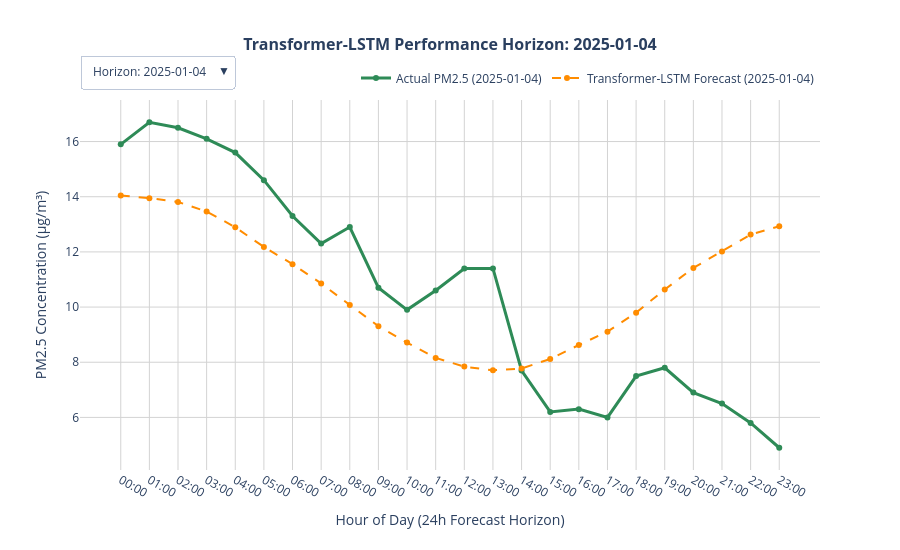

The cell this chart's notebook holds for it:
### Code cell
import plotly.graph_objects as go

sample_indices = [0, 50, 100, 150, 200, 250, 300, 350, 400, 450, 500, 550, 600]
num_samples = len(sample_indices)

fig = go.Figure()
buttons = []

for idx, sample_idx in enumerate(sample_indices):
    # Pull directly from pre-computed, inverted arrays to avoid loop overhead
    true_actual = true_ground_truth_all[sample_idx]
    true_pred = true_predictions_all[sample_idx]
    
    start_timestamp_idx = INPUT_WINDOW + sample_idx
    window_timestamps = df.loc["2025-01-01 00:00:00":"2025-01-31 23:00:00"].index[
        start_timestamp_idx : start_timestamp_idx + OUTPUT_WINDOW
    ]
    time_labels = [str(t).split()[1][:5] for t in window_timestamps]
    date_str = str(window_timestamps[0]).split()[0]
    
    fig.add_trace(go.Scatter(
        x=time_labels, y=true_actual,
        mode='lines+markers',
        name=f'Actual PM2.5 ({date_str})',
        line=dict(color='seagreen', width=3),
        visible=(idx == 0)
    ))
    
    fig.add_trace(go.Scatter(
        x=time_labels, y=true_pred,
        mode='lines+markers',
        name=f'Transformer-LSTM Forecast ({date_str})',
        line=dict(color='darkorange', width=2, dash='dash'),
        visible=(idx == 0)
    ))
    
    visibility_mask = [False] * (num_samples * 2)
    visibility_mask[idx * 2] = True
    visibility_mask[idx * 2 + 1] = True
    
    buttons.append(dict(
        label=f"Horizon: {date_str}",
        method="update",
        args=[
            {"visible": visibility_mask},
            {"title": f"<b>Transformer-LSTM Performance Horizon: {date_str}</b>"} 
        ]
    ))

initial_date_str = str(df.loc["2025-01-01 00:00:00":"2025-01-31 23:00:00"].index[INPUT_WINDOW]).split()[0]

fig.update_layout(
    title=dict(
        text=f'<b>Transformer-LSTM Performance Horizon: {initial_date_str}</b>',
        x=0.5,
        font=dict(size=16)
    ),
    updatemenus=[
        dict(
            buttons=buttons,
            direction="down",
            pad={"r": 10, "t": 10},
            showactive=True,
            x=0.0,
            xanchor="left",
            y=1.15,
            yanchor="top"
        )
    ],
    xaxis=dict(title='Hour of Day (24h Forecast Horizon)', showgrid=True, gridcolor='lightgray'),
    yaxis=dict(title='PM2.5 Concentration (μg/m³)', showgrid=True, gridcolor='lightgray'),
    template='plotly_white',
    hovermode='x unified',
    height=550,
    width=900,
    legend=dict(
        orientation="h",
        yanchor="bottom",
        y=1.02,
        xanchor="right",
        x=1
    )
)

fig.show()

### Figure 1 — Plotly figure (JSON) as saved in the notebook; plotly's stock layout.template omitted (floating-point values rounded to 4 significant figures)
{"data": [{"line": {"color": "seagreen", "width": 3}, "mode": "lines+markers", "name": "Actual PM2.5 (2025-01-04)", "type": "scatter", "visible": true, "x": ["00:00", "01:00", "02:00", "03:00", "04:00", "05:00", "06:00", "07:00", "08:00", "09:00", "10:00", "11:00", "12:00", "13:00", "14:00", "15:00", "16:00", "17:00", "18:00", "19:00", "20:00", "21:00", "22:00", "23:00"], "y": [15.9, 16.7, 16.5, 16.1, 15.6, 14.6, 13.3, 12.3, 12.9, 10.7, 9.9, 10.6, 11.4, 11.4, 7.7, 6.2, 6.3, 6.0, 7.5, 7.8, 6.9, 6.5, 5.8, 4.9]}, {"line": {"color": "darkorange", "dash": "dash", "width": 2}, "mode": "lines+markers", "name": "Transformer-LSTM Forecast (2025-01-04)", "type": "scatter", "visible": true, "x": ["00:00", "01:00", "02:00", "03:00", "04:00", "05:00", "06:00", "07:00", "08:00", "09:00", "10:00", "11:00", "12:00", "13:00", "14:00", "15:00", "16:00", "17:00", "18:00", "19:00", "20:00", "21:00", "22:00", "23:00"], "y": [14.05, 13.95, 13.81, 13.46, 12.89, 12.18, 11.56, 10.86, 10.08, 9.308, 8.711, 8.157, 7.841, 7.705, 7.775, 8.118, 8.624, 9.109, 9.797, 10.63, 11.42, 12.02, 12.63, 12.93]}, {"line": {"color": "seagreen", "width": 3}, "mode": "lines+markers", "name": "Actual PM2.5 (2025-01-06)", "type": "scatter", "visible": false, "x": ["02:00", "03:00", "04:00", "05:00", "06:00", "07:00", "08:00", "09:00", "10:00", "11:00", "12:00", "13:00", "14:00", "15:00", "16:00", "17:00", "18:00", "19:00", "20:00", "21:00", "22:00", "23:00", "00:00", "01:00"], "y": [3.1, 2.8, 1.7, 1.2, 1.1, 1.1, 1.1, 1.3, 1.6, 1.8, 1.8, 2.3, 2.3, 2.1, 2.1, 2.2, 2.9, 3.4, 3.5, 3.3, 3.0, 2.7, 2.4, 2.3]}, {"line": {"color": "darkorange", "dash": "dash", "width": 2}, "mode": "lines+markers", "name": "Transformer-LSTM Forecast (2025-01-06)", "type": "scatter", "visible": false, "x": ["02:00", "03:00", "04:00", "05:00", "06:00", "07:00", "08:00", "09:00", "10:00", "11:00", "12:00", "13:00", "14:00", "15:00", "16:00", "17:00", "18:00", "19:00", "20:00", "21:00", "22:00", "23:00", "00:00", "01:00"], "y": [3.295, 3.298, 3.417, 3.503, 3.542, 3.639, 3.719, 3.833, 3.955, 4.022, 4.218, 4.41, 4.542, 4.786, 4.977, 5.155, 5.317, 5.548, 5.685, 5.812, 5.948, 5.94, 6.039, 5.985]}, {"line": {"color": "seagreen", "width": 3}, "mode": "lines+markers", "name": "Actual PM2.5 (2025-01-08)", "type": "scatter", "visible": false, "x": ["04:00", "05:00", "06:00", "07:00", "08:00", "09:00", "10:00", "11:00", "12:00", "13:00", "14:00", "15:00", "16:00", "17:00", "18:00", "19:00", "20:00", "21:00", "22:00", "23:00", "00:00", "01:00", "02:00", "03:00"], "y": [6.0, 6.3, 6.2, 6.9, 8.5, 10.0, 9.9, 9.3, 7.7, 6.8, 6.8, 7.1, 8.1, 9.5, 11.0, 12.6, 13.3, 12.9, 13.6, 13.8, 13.5, 12.8, 14.0, 14.5]}, {"line": {"color": "darkorange", "dash": "dash", "width": 2}, "mode": "lines+markers", "name": "Transformer-LSTM Forecast (2025-01-08)", "type": "scatter", "visible": false, "x": ["04:00", "05:00", "06:00", "07:00", "08:00", "09:00", "10:00", "11:00", "12:00", "13:00", "14:00", "15:00", "16:00", "17:00", "18:00", "19:00", "20:00", "21:00", "22:00", "23:00", "00:00", "01:00", "02:00", "03:00"], "y": [5.524, 5.323, 5.178, 5.013, 4.781, 4.713, 4.695, 4.743, 4.846, 4.976, 5.3, 5.705, 5.967, 6.42, 6.873, 7.229, 7.769, 8.028, 8.386, 8.608, 8.78, 8.783, 8.826, 8.626]}, {"line": {"color": "seagreen", "width": 3}, "mode": "lines+markers", "name": "Actual PM2.5 (2025-01-10)", "type": "scatter", "visible": false, "x": ["06:00", "07:00", "08:00", "09:00", "10:00", "11:00", "12:00", "13:00", "14:00", "15:00", "16:00", "17:00", "18:00", "19:00", "20:00", "21:00", "22:00", "23:00", "00:00", "01:00", "02:00", "03:00", "04:00", "05:00"], "y": [12.1, 11.3, 10.4, 10.9, 11.2, 11.1, 11.3, 12.0, 12.3, 12.0, 11.5, 12.3, 14.2, 15.3, 19.2, 21.7, 22.1, 23.7, 22.8, 21.3, 21.5, 19.8, 18.8, 18.3]}, {"line": {"color": "darkorange", "dash": "dash", "width": 2}, "mode": "lines+markers", "name": "Transformer-LSTM Forecast (2025-01-10)", "type": "scatter", "visible": false, "x": ["06:00", "07:00", "08:00", "09:00", "10:00", "11:00", "12:00", "13:00", "14:00", "15:00", "16:00", "17:00", "18:00", "19:00", "20:00", "21:00", "22:00", "23:00", "00:00", "01:00", "02:00", "03:00", "04:00", "05:00"], "y": [11.48, 10.81, 10.06, 9.54, 8.922, 8.5, 8.266, 8.398, 8.455, 8.839, 9.262, 10.01, 10.58, 11.25, 12.05, 12.6, 13.37, 13.62, 13.81, 13.97, 13.87, 13.44, 13.11, 12.5]}, {"line": {"color": "seagreen", "width": 3}, "mode": "lines+markers", "name": "Actual PM2.5 (2025-01-12)", "type": "scatter", "visible": false, "x": ["08:00", "09:00", "10:00", "11:00", "12:00", "13:00", "14:00", "15:00", "16:00", "17:00", "18:00", "19:00", "20:00", "21:00", "22:00", "23:00", "00:00", "01:00", "02:00", "03:00", "04:00", "05:00", "06:00", "07:00"], "y": [16.1, 15.0, 13.3, 10.2, 9.1, 8.7, 7.6, 6.8, 6.9, 7.3, 7.8, 7.9, 8.3, 8.5, 8.1, 7.3, 6.7, 5.9, 6.0, 5.8, 5.8, 6.1, 6.3, 6.0]}, {"line": {"color": "darkorange", "dash": "dash", "width": 2}, "mode": "lines+markers", "name": "Transformer-LSTM Forecast (2025-01-12)", "type": "scatter", "visible": false, "x": ["08:00", "09:00", "10:00", "11:00", "12:00", "13:00", "14:00", "15:00", "16:00", "17:00", "18:00", "19:00", "20:00", "21:00", "22:00", "23:00", "00:00", "01:00", "02:00", "03:00", "04:00", "05:00", "06:00", "07:00"], "y": [13.56, 13.01, 12.71, 12.21, 11.9, 11.64, 11.82, 11.91, 12.18, 12.52, 12.98, 13.46, 14.02, 14.33, 14.36, 14.6, 14.74, 14.56, 14.54, 14.09, 13.85, 13.42, 12.98, 12.51]}, {"line": {"color": "seagreen", "width": 3}, "mode": "lines+markers", "name": "Actual PM2.5 (2025-01-14)", "type": "scatter", "visible": false, "x": ["10:00", "11:00", "12:00", "13:00", "14:00", "15:00", "16:00", "17:00", "18:00", "19:00", "20:00", "21:00", "22:00", "23:00", "00:00", "01:00", "02:00", "03:00", "04:00", "05:00", "06:00", "07:00", "08:00", "09:00"], "y": [9.8, 9.3, 8.2, 7.6, 7.3, 6.9, 7.6, 8.8, 9.9, 11.1, 12.1, 12.4, 12.0, 11.2, 10.3, 9.4, 9.3, 7.5, 7.2, 7.0, 6.9, 7.3, 7.9, 8.2]}, {"line": {"color": "darkorange", "dash": "dash", "width": 2}, "mode": "lines+markers", "name": "Transformer-LSTM Forecast (2025-01-14)", "type": "scatter", "visible": false, "x": ["10:00", "11:00", "12:00", "13:00", "14:00", "15:00", "16:00", "17:00", "18:00", "19:00", "20:00", "21:00", "22:00", "23:00", "00:00", "01:00", "02:00", "03:00", "04:00", "05:00", "06:00", "07:00", "08:00", "09:00"], "y": [8.761, 8.573, 8.6, 8.706, 9.101, 9.654, 10.44, 11.33, 12.3, 13.24, 14.03, 14.84, 15.47, 15.73, 15.74, 15.92, 15.91, 15.62, 15.43, 15.07, 14.63, 14.1, 13.61, 13.15]}, {"line": {"color": "seagreen", "width": 3}, "mode": "lines+markers", "name": "Actual PM2.5 (2025-01-16)", "type": "scatter", "visible": false, "x": ["12:00", "13:00", "14:00", "15:00", "16:00", "17:00", "18:00", "19:00", "20:00", "21:00", "22:00", "23:00", "00:00", "01:00", "02:00", "03:00", "04:00", "05:00", "06:00", "07:00", "08:00", "09:00", "10:00", "11:00"], "y": [16.4, 16.4, 15.0, 12.7, 11.9, 12.4, 13.7, 15.9, 16.8, 15.5, 13.8, 17.2, 14.2, 12.7, 11.1, 10.9, 10.1, 10.4, 10.2, 11.0, 11.5, 11.4, 10.8, 10.0]}, {"line": {"color": "darkorange", "dash": "dash", "width": 2}, "mode": "lines+markers", "name": "Transformer-LSTM Forecast (2025-01-16)", "type": "scatter", "visible": false, "x": ["12:00", "13:00", "14:00", "15:00", "16:00", "17:00", "18:00", "19:00", "20:00", "21:00", "22:00", "23:00", "00:00", "01:00", "02:00", "03:00", "04:00", "05:00", "06:00", "07:00", "08:00", "09:00", "10:00", "11:00"], "y": [15.43, 15.18, 15.23, 15.25, 15.76, 16.41, 17.68, 18.84, 20.15, 21.47, 22.55, 23.67, 24.7, 25.15, 25.29, 25.37, 25.39, 24.78, 24.61, 23.69, 23.27, 22.45, 21.67, 20.98]}, {"line": {"color": "seagreen", "width": 3}, "mode": "lines+markers", "name": "Actual PM2.5 (2025-01-18)", "type": "scatter", "visible": false, "x": ["14:00", "15:00", "16:00", "17:00", "18:00", "19:00", "20:00", "21:00", "22:00", "23:00", "00:00", "01:00", "02:00", "03:00", "04:00", "05:00", "06:00", "07:00", "08:00", "09:00", "10:00", "11:00", "12:00", "13:00"], "y": [11.7, 10.9, 11.2, 16.0, 17.8, 19.7, 21.6, 23.1, 22.6, 22.1, 20.6, 22.2, 22.7, 22.8, 23.9, 22.3, 18.9, 15.7, 15.4, 15.5, 15.4, 15.6, 16.8, 14.8]}, {"line": {"color": "darkorange", "dash": "dash", "width": 2}, "mode": "lines+markers", "name": "Transformer-LSTM Forecast (2025-01-18)", "type": "scatter", "visible": false, "x": ["14:00", "15:00", "16:00", "17:00", "18:00", "19:00", "20:00", "21:00", "22:00", "23:00", "00:00", "01:00", "02:00", "03:00", "04:00", "05:00", "06:00", "07:00", "08:00", "09:00", "10:00", "11:00", "12:00", "13:00"], "y": [14.9, 15.72, 16.43, 17.63, 19.19, 20.78, 22.35, 23.85, 24.99, 26.31, 26.55, 26.82, 26.8, 26.48, 25.91, 25.57, 24.6, 23.75, 22.77, 21.89, 21.24, 20.36, 19.62, 19.04]}, {"line": {"color": "seagreen", "width": 3}, "mode": "lines+markers", "name": "Actual PM2.5 (2025-01-20)", "type": "scatter", "visible": false, "x": ["16:00", "17:00", "18:00", "19:00", "20:00", "21:00", "22:00", "23:00", "00:00", "01:00", "02:00", "03:00", "04:00", "05:00", "06:00", "07:00", "08:00", "09:00", "10:00", "11:00", "12:00", "13:00", "14:00", "15:00"], "y": [9.0, 9.8, 10.7, 12.4, 13.2, 14.8, 16.0, 16.4, 15.7, 16.4, 16.4, 15.8, 15.5, 16.1, 15.5, 16.0, 17.3, 19.0, 19.4, 20.7, 21.4, 20.6, 18.8, 17.4]}, {"line": {"color": "darkorange", "dash": "dash", "width": 2}, "mode": "lines+markers", "name": "Transformer-LSTM Forecast (2025-01-20)", "type": "scatter", "visible": false, "x": ["16:00", "17:00", "18:00", "19:00", "20:00", "21:00", "22:00", "23:00", "00:00", "01:00", "02:00", "03:00", "04:00", "05:00", "06:00", "07:00", "08:00", "09:00", "10:00", "11:00", "12:00", "13:00", "14:00", "15:00"], "y": [13.01, 13.75, 13.97, 14.77, 15.5, 16.0, 16.09, 16.45, 16.4, 16.33, 15.99, 15.62, 15.12, 14.57, 13.82, 13.21, 12.17, 11.68, 10.57, 9.933, 9.439, 8.991, 8.505, 8.468]}, {"line": {"color": "seagreen", "width": 3}, "mode": "lines+markers", "name": "Actual PM2.5 (2025-01-22)", "type": "scatter", "visible": false, "x": ["18:00", "19:00", "20:00", "21:00", "22:00", "23:00", "00:00", "01:00", "02:00", "03:00", "04:00", "05:00", "06:00", "07:00", "08:00", "09:00", "10:00", "11:00", "12:00", "13:00", "14:00", "15:00", "16:00", "17:00"], "y": [17.8, 22.2, 25.9, 24.6, 23.5, 21.9, 20.0, 18.9, 15.5, 11.7, 11.2, 6.2, 3.9, 3.5, 3.2, 2.5, 2.3, 1.9, 1.7, 1.7, 2.6, 3.1, 3.3, 3.4]}, {"line": {"color": "darkorange", "dash": "dash", "width": 2}, "mode": "lines+markers", "name": "Transformer-LSTM Forecast (2025-01-22)", "type": "scatter", "visible": false, "x": ["18:00", "19:00", "20:00", "21:00", "22:00", "23:00", "00:00", "01:00", "02:00", "03:00", "04:00", "05:00", "06:00", "07:00", "08:00", "09:00", "10:00", "11:00", "12:00", "13:00", "14:00", "15:00", "16:00", "17:00"], "y": [17.99, 17.88, 17.59, 17.2, 16.88, 16.32, 15.74, 15.17, 14.61, 13.95, 13.16, 12.82, 12.13, 11.49, 10.71, 9.857, 9.223, 8.524, 7.943, 7.446, 7.438, 7.123, 7.067, 7.133]}, {"line": {"color": "seagreen", "width": 3}, "mode": "lines+markers", "name": "Actual PM2.5 (2025-01-24)", "type": "scatter", "visible": false, "x": ["20:00", "21:00", "22:00", "23:00", "00:00", "01:00", "02:00", "03:00", "04:00", "05:00", "06:00", "07:00", "08:00", "09:00", "10:00", "11:00", "12:00", "13:00", "14:00", "15:00", "16:00", "17:00", "18:00", "19:00"], "y": [4.1, 4.9, 5.0, 5.2, 4.6, 3.1, 3.2, 3.7, 5.2, 4.6, 4.7, 4.9, 5.1, 5.3, 5.0, 4.5, 4.3, 3.7, 3.2, 3.7, 4.1, 5.0, 6.9, 7.6]}, {"line": {"color": "darkorange", "dash": "dash", "width": 2}, "mode": "lines+markers", "name": "Transformer-LSTM Forecast (2025-01-24)", "type": "scatter", "visible": false, "x": ["20:00", "21:00", "22:00", "23:00", "00:00", "01:00", "02:00", "03:00", "04:00", "05:00", "06:00", "07:00", "08:00", "09:00", "10:00", "11:00", "12:00", "13:00", "14:00", "15:00", "16:00", "17:00", "18:00", "19:00"], "y": [4.95, 5.01, 5.192, 5.229, 5.269, 5.191, 5.188, 5.072, 5.032, 4.789, 4.77, 4.697, 4.649, 4.627, 4.564, 4.576, 4.629, 4.753, 4.91, 5.057, 5.313, 5.409, 5.713, 5.858]}, {"line": {"color": "seagreen", "width": 3}, "mode": "lines+markers", "name": "Actual PM2.5 (2025-01-26)", "type": "scatter", "visible": false, "x": ["22:00", "23:00", "00:00", "01:00", "02:00", "03:00", "04:00", "05:00", "06:00", "07:00", "08:00", "09:00", "10:00", "11:00", "12:00", "13:00", "14:00", "15:00", "16:00", "17:00", "18:00", "19:00", "20:00", "21:00"], "y": [3.0, 2.4, 1.7, 1.7, 2.8, 2.9, 2.7, 3.2, 2.9, 3.2, 2.8, 3.0, 2.9, 2.7, 2.6, 2.6, 2.7, 2.6, 2.7, 2.9, 3.3, 3.3, 3.6, 3.8]}, {"line": {"color": "darkorange", "dash": "dash", "width": 2}, "mode": "lines+markers", "name": "Transformer-LSTM Forecast (2025-01-26)", "type": "scatter", "visible": false, "x": ["22:00", "23:00", "00:00", "01:00", "02:00", "03:00", "04:00", "05:00", "06:00", "07:00", "08:00", "09:00", "10:00", "11:00", "12:00", "13:00", "14:00", "15:00", "16:00", "17:00", "18:00", "19:00", "20:00", "21:00"], "y": [4.05, 4.06, 4.189, 4.217, 4.244, 4.217, 4.23, 4.198, 4.227, 4.105, 4.143, 4.157, 4.162, 4.226, 4.227, 4.28, 4.381, 4.53, 4.636, 4.773, 4.911, 4.945, 5.133, 5.175]}, {"line": {"color": "seagreen", "width": 3}, "mode": "lines+markers", "name": "Actual PM2.5 (2025-01-29)", "type": "scatter", "visible": false, "x": ["00:00", "01:00", "02:00", "03:00", "04:00", "05:00", "06:00", "07:00", "08:00", "09:00", "10:00", "11:00", "12:00", "13:00", "14:00", "15:00", "16:00", "17:00", "18:00", "19:00", "20:00", "21:00", "22:00", "23:00"], "y": [3.9, 3.9, 4.0, 4.0, 4.0, 3.9, 4.1, 4.5, 5.2, 5.8, 6.1, 5.6, 4.3, 3.8, 5.4, 5.8, 4.7, 4.3, 5.0, 5.6, 5.7, 5.9, 5.9, 5.7]}, {"line": {"color": "darkorange", "dash": "dash", "width": 2}, "mode": "lines+markers", "name": "Transformer-LSTM Forecast (2025-01-29)", "type": "scatter", "visible": false, "x": ["00:00", "01:00", "02:00", "03:00", "04:00", "05:00", "06:00", "07:00", "08:00", "09:00", "10:00", "11:00", "12:00", "13:00", "14:00", "15:00", "16:00", "17:00", "18:00", "19:00", "20:00", "21:00", "22:00", "23:00"], "y": [4.109, 4.058, 4.02, 3.933, 3.851, 3.755, 3.726, 3.629, 3.674, 3.595, 3.63, 3.696, 3.752, 3.894, 3.993, 4.091, 4.309, 4.417, 4.599, 4.72, 4.875, 4.909, 5.042, 5.019]}], "layout": {"height": 550, "hovermode": "x unified", "legend": {"orientation": "h", "x": 1, "xanchor": "right", "y": 1.02, "yanchor": "bottom"}, "title": {"font": {"size": 16}, "text": "<b>Transformer-LSTM Performance Horizon: 2025-01-04</b>", "x": 0.5}, "updatemenus": [{"buttons": [{"args": [{"visible": [true, true, false, false, false, false, false, false, false, false, false, false, false, false, false, false, false, false, false, false, false, false, false, false, false, false]}, {"title": "<b>Transformer-LSTM Performance Horizon: 2025-01-04</b>"}], "label": "Horizon: 2025-01-04", "method": "update"}, {"args": [{"visible": [false, false, true, true, false, false, false, false, false, false, false, false, false, false, false, false, false, false, false, false, false, false, false, false, false, false]}, {"title": "<b>Transformer-LSTM Performance Horizon: 2025-01-06</b>"}], "label": "Horizon: 2025-01-06", "method": "update"}, {"args": [{"visible": [false, false, false, false, true, true, false, false, false, false, false, false, false, false, false, false, false, false, false, false, false, false, false, false, false, false]}, {"title": "<b>Transformer-LSTM Performance Horizon: 2025-01-08</b>"}], "label": "Horizon: 2025-01-08", "method": "update"}, {"args": [{"visible": [false, false, false, false, false, false, true, true, false, false, false, false, false, false, false, false, false, false, false, false, false, false, false, false, false, false]}, {"title": "<b>Transformer-LSTM Performance Horizon: 2025-01-10</b>"}], "label": "Horizon: 2025-01-10", "method": "update"}, {"args": [{"visible": [false, false, false, false, false, false, false, false, true, true, false, false, false, false, false, false, false, false, false, false, false, false, false, false, false, false]}, {"title": "<b>Transformer-LSTM Performance Horizon: 2025-01-12</b>"}], "label": "Horizon: 2025-01-12", "method": "update"}, {"args": [{"visible": [false, false, false, false, false, false, false, false, false, false, true, true, false, false, false, false, false, false, false, false, false, false, false, false, false, false]}, {"title": "<b>Transformer-LSTM Performance Horizon: 2025-01-14</b>"}], "label": "Horizon: 2025-01-14", "method": "update"}, {"args": [{"visible": [false, false, false, false, false, false, false, false, false, false, false, false, true, true, false, false, false, false, false, false, false, false, false, false, false, false]}, {"title": "<b>Transformer-LSTM Performance Horizon: 2025-01-16</b>"}], "label": "Horizon: 2025-01-16", "method": "update"}, {"args": [{"visible": [false, false, false, false, false, false, false, false, false, false, false, false, false, false, true, true, false, false, false, false, false, false, false, false, false, false]}, {"title": "<b>Transformer-LSTM Performance Horizon: 2025-01-18</b>"}], "label": "Horizon: 2025-01-18", "method": "update"}, {"args": [{"visible": [false, false, false, false, false, false, false, false, false, false, false, false, false, false, false, false, true, true, false, false, false, false, false, false, false, false]}, {"title": "<b>Transformer-LSTM Performance Horizon: 2025-01-20</b>"}], "label": "Horizon: 2025-01-20", "method": "update"}, {"args": [{"visible": [false, false, false, false, false, false, false, false, false, false, false, false, false, false, false, false, false, false, true, true, false, false, false, false, false, false]}, {"title": "<b>Transformer-LSTM Performance Horizon: 2025-01-22</b>"}], "label": "Horizon: 2025-01-22", "method": "update"}, {"args": [{"visible": [false, false, false, false, false, false, false, false, false, false, false, false, false, false, false, false, false, false, false, false, true, true, false, false, false, false]}, {"title": "<b>Transformer-LSTM Performance Horizon: 2025-01-24</b>"}], "label": "Horizon: 2025-01-24", "method": "update"}, {"args": [{"visible": [false, false, false, false, false, false, false, false, false, false, false, false, false, false, false, false, false, false, false, false, false, false, true, true, false, false]}, {"title": "<b>Transformer-LSTM Performance Horizon: 2025-01-26</b>"}], "label": "Horizon: 2025-01-26", "method": "update"}, {"args": [{"visible": [false, false, false, false, false, false, false, false, false, false, false, false, false, false, false, false, false, false, false, false, false, false, false, false, true, true]}, {"title": "<b>Transformer-LSTM Performance Horizon: 2025-01-29</b>"}], "label": "Horizon: 2025-01-29", "method": "update"}], "direction": "down", "pad": {"r": 10, "t": 10}, "showactive": true, "x": 0, "xanchor": "left", "y": 1.15, "yanchor": "top"}], "width": 900, "xaxis": {"gridcolor": "lightgray", "showgrid": true, "title": {"text": "Hour of Day (24h Forecast Horizon)"}}, "yaxis": {"gridcolor": "lightgray", "showgrid": true, "title": {"text": "PM2.5 Concentration (μg/m³)"}}}}
